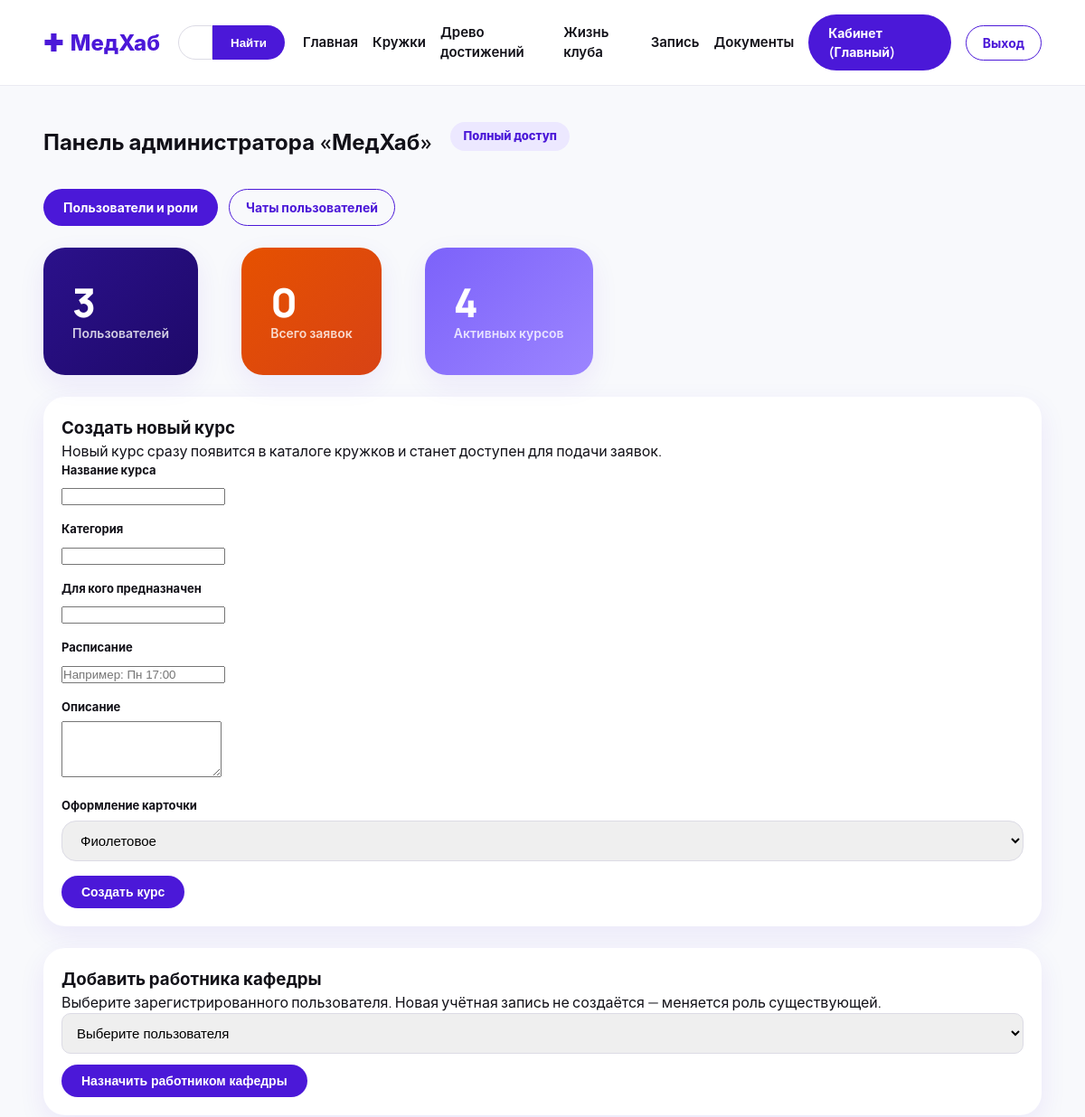
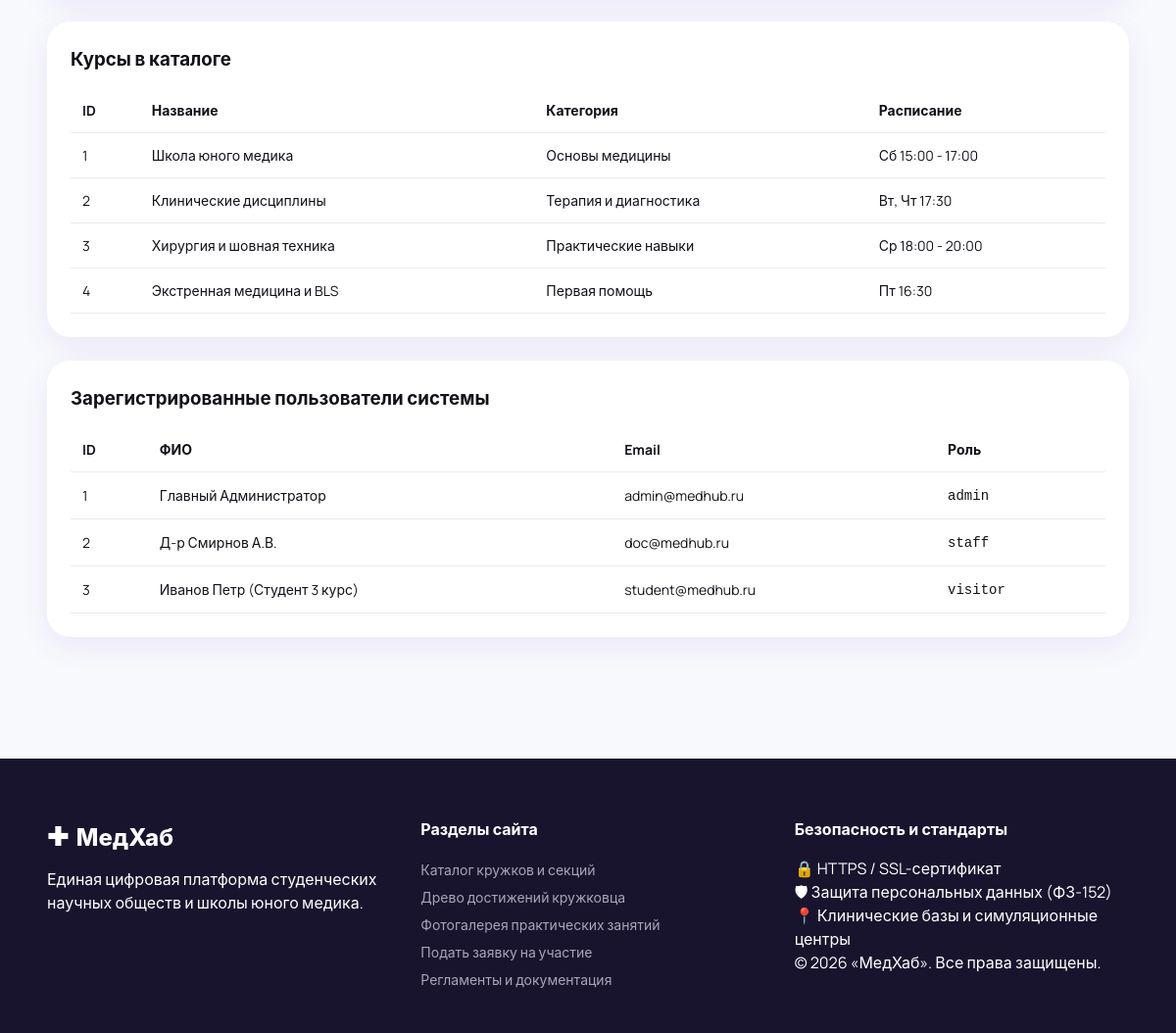
The app's page /dashboard/admin (signed in) with its own data (2 pictures, top to bottom).
### app.py (models this page shows)
class User(UserMixin, db.Model):
    id = db.Column(db.Integer, primary_key=True)
    email = db.Column(db.String(120), unique=True, nullable=False)
    password_hash = db.Column(db.String(255), nullable=False)
    full_name = db.Column(db.String(120), nullable=False)
    role = db.Column(db.String(20), default='student')
    created_at = db.Column(db.DateTime, default=datetime.utcnow)
    applications = db.relationship('Application', back_populates='user', cascade='all, delete-orphan')
    chat_messages = db.relationship('ChatMessage', back_populates='user', cascade='all, delete-orphan')

class Course(db.Model):
    id = db.Column(db.Integer, primary_key=True)
    title = db.Column(db.String(150), nullable=False)
    category = db.Column(db.String(100), nullable=False)
    audience = db.Column(db.String(100), nullable=False)
    schedule = db.Column(db.String(150), nullable=False)
    description = db.Column(db.Text, nullable=False)
    accent_class = db.Column(db.String(50), default='card-purple')
    applications = db.relationship('Application', back_populates='course')

### app.py (the view, shortened to what this page needs)
@app.route('/dashboard/admin', methods=['GET', 'POST'])
@login_required
def dashboard_admin():
    admin_required()
    users = User.query.order_by(User.full_name).all()
    courses = Course.query.all()
    apps = Application.query.order_by(Application.created_at.desc()).all()
    staff_candidates = [u for u in users if u.role in ('visitor', 'student')]
    return render_template('dashboard_admin.html', user=current_user, users=users, courses=courses,
                           applications=apps, staff_candidates=staff_candidates)

### app.py (called while the page is built)
@login_manager.user_loader
def load_user(user_id):
    return db.session.get(User, int(user_id))

@app.before_request
def ensure_db_initialized():
    if not getattr(app, '_db_initialized', False):
        init_db()
        app._db_initialized = True

def admin_required():
    if not current_user.is_authenticated or current_user.role != 'admin':
        abort(403)

### templates/dashboard_admin.html (shortened to what this page needs)
{% extends 'base.html' %}
{% block content %}
<div class="container dashboard-container">
    <div class="dashboard-header"><h2>Панель администратора «МедХаб»</h2><span class="pill-badge">Полный доступ</span></div>
    <div style="display:flex;gap:12px;flex-wrap:wrap;margin:18px 0 24px">
        <a class="btn btn-primary-pill" href="{{ url_for('dashboard_admin') }}">Пользователи и роли</a>
        <a class="btn btn-outline-pill" href="{{ url_for('dashboard_admin_chats') }}">Чаты пользователей</a>
    </div>
    <div class="stats-row mb-4">
        <div class="bento-card card-dark"><span class="stat-number">{{ users|length }}</span><span class="stat-label">Пользователей</span></div>
        <div class="bento-card card-orange"><span class="stat-number">{{ applications|length }}</span><span class="stat-label">Всего заявок</span></div>
        <div class="bento-card card-lavender"><span class="stat-number">{{ courses|length }}</span><span class="stat-label">Активных курсов</span></div>
    </div>
    <div class="table-card" style="padding:20px;margin-bottom:24px">
        <h3>Создать новый курс</h3>
        <p>Новый курс сразу появится в каталоге кружков и станет доступен для подачи заявок.</p>
        <form method="POST" action="{{ url_for('dashboard_admin') }}" class="med-form">
            <div class="form-group"><label for="course_title">Название курса</label><input id="course_title" name="title" maxlength="150" required></div>
            <div class="form-group"><label for="course_category">Категория</label><input id="course_category" name="category" maxlength="100" required></div>
            <div class="form-group"><label for="course_audience">Для кого предназначен</label><input id="course_audience" name="audience" maxlength="100" required></div>
            <div class="form-group"><label for="course_schedule">Расписание</label><input id="course_schedule" name="schedule" maxlength="150" placeholder="Например: Пн 17:00" required></div>
            <div class="form-group"><label for="course_description">Описание</label><textarea id="course_description" name="description" rows="4" required></textarea></div>
            <div class="form-group"><label for="accent_class">Оформление карточки</label><select id="accent_class" name="accent_class"><option value="card-purple">Фиолетовое</option></select></div>
            <button type="submit" class="btn btn-primary-pill">Создать курс</button>
        </form>
    </div>
    <div class="table-card" style="padding:20px;margin-bottom:24px">
        <h3>Добавить работника кафедры</h3>
        <p>Выберите зарегистрированного пользователя. Новая учётная запись не создаётся — меняется роль существующей.</p>
        <form method="POST" action="{{ url_for('dashboard_admin') }}" class="med-form" style="display:flex;gap:12px;align-items:center;flex-wrap:wrap">
            <select name="user_id" required style="min-width:260px;padding:12px;border-radius:10px">
                <option value="">Выберите пользователя</option>
            </select>
            <button type="submit" class="btn btn-primary-pill" {% if not staff_candidates %}disabled{% endif %}>Назначить работником кафедры</button>
        </form>
    </div>
    <div class="table-card" style="margin-bottom:24px">
        <h3>Курсы в каталоге</h3>
        <table class="data-table"><thead><tr><th>ID</th><th>Название</th><th>Категория</th><th>Расписание</th></tr></thead><tbody>
        {% for course in courses %}<tr><td>{{ course.id }}</td><td>{{ course.title }}</td><td>{{ course.category }}</td><td>{{ course.schedule }}</td></tr>{% else %}<tr><td colspan="4">Курсов пока нет.</td></tr>{% endfor %}
        </tbody></table>
    </div>
    <div class="table-card" style="margin-bottom:24px">
        <h3>Зарегистрированные пользователи системы</h3>
        <table class="data-table"><thead><tr><th>ID</th><th>ФИО</th><th>Email</th><th>Роль</th></tr></thead><tbody>
        {% for u in users %}<tr><td>{{ u.id }}</td><td>{{ u.full_name }}</td><td>{{ u.email }}</td><td><code>{{ u.role }}</code></td></tr>{% endfor %}
        </tbody></table>
    </div>
</div>
{% endblock %}

### templates/base.html (shortened to what this page needs)
<!DOCTYPE html>
<html lang="ru">
<head>
    <link rel="stylesheet" href="{{ url_for('static', filename='css/style.css') }}">
</head>
<body>
    <header class="site-header">
        <div class="container header-container">
            <a href="{{ url_for('index') }}" class="logo">
                <span class="logo-icon">✚</span>
                <span class="logo-text">МедХаб</span>
            </a>
            <form action="{{ url_for('directions') }}" method="GET" class="header-search">
                <input type="text" name="search" placeholder="Поиск кружка" value="{{ search_query or '' }}">
                <button type="submit">Найти</button>
            </form>
            <nav class="header-nav">
                <a href="{{ url_for('index') }}" class="nav-link">Главная</a>
                <a href="{{ url_for('directions') }}" class="nav-link">Кружки</a>
                <a href="{{ url_for('gamification') }}" class="nav-link">Древо достижений</a>
                <a href="{{ url_for('gallery') }}" class="nav-link">Жизнь клуба</a>
                <a href="{{ url_for('apply') }}" class="nav-link">Запись</a>
                <a href="{{ url_for('docs') }}" class="nav-link">Документы</a>
                {% if current_user.is_authenticated %}
                    <a href="{{ url_for('dashboard') }}" class="btn btn-primary-pill">
                        Кабинет ({{ current_user.full_name.split()[0] }})
                    </a>
                    <a href="{{ url_for('logout') }}" class="btn btn-outline-pill">Выход</a>
                {% else %}
                    <a href="{{ url_for('login') }}" class="btn btn-outline-pill">Вход в ЛК</a>
                    <a href="{{ url_for('register') }}" class="btn btn-primary-pill">Регистрация</a>
                {% endif %}
            </nav>
        </div>
    </header>
    <main>
        {% block content %}{% endblock %}
    </main>
    <footer class="site-footer">
        <div class="container footer-container">
            <div class="footer-col">
                <div class="logo white-logo">
                    <span class="logo-icon">✚</span>
                    <span class="logo-text">МедХаб</span>
                </div>
                <p>Единая цифровая платформа студенческих научных обществ и школы юного медика.</p>
            </div>
            <div class="footer-col">
                <h4>Разделы сайта</h4>
                <ul>
                    <li><a href="{{ url_for('directions') }}">Каталог кружков и секций</a></li>
                    <li><a href="{{ url_for('gamification') }}">Древо достижений кружковца</a></li>
                    <li><a href="{{ url_for('gallery') }}">Фотогалерея практических занятий</a></li>
                    <li><a href="{{ url_for('apply') }}">Подать заявку на участие</a></li>
                    <li><a href="{{ url_for('docs') }}">Регламенты и документация</a></li>
                </ul>
            </div>
            <div class="footer-col">
                <h4>Безопасность и стандарты</h4>
                <p>🔒 HTTPS / SSL-сертификат</p>
                <p>🛡 Защита персональных данных (ФЗ-152)</p>
                <p>📍 Клинические базы и симуляционные центры</p>
                <p>© 2026 «МедХаб». Все права защищены.</p>
            </div>
        </div>
    </footer>
</body>
</html>

### records on screen
User: full_name "Главный", id "1", full_name "Главный Администратор", email "admin@medhub.ru", role "admin"
Course: id "1", title "Школа юного медика", category "Основы медицины", schedule "Сб 15:00 - 17:00"
Course: id "2", title "Клинические дисциплины", category "Терапия и диагностика", schedule "Вт, Чт 17:30"
Course: id "3", title "Хирургия и шовная техника", category "Практические навыки", schedule "Ср 18:00 - 20:00"
Course: id "4", title "Экстренная медицина и BLS", category "Первая помощь", schedule "Пт 16:30"
User: id "2", full_name "Д-р Смирнов А.В.", email "doc@medhub.ru", role "staff"
User: id "3", full_name "Иванов Петр (Студент 3 курс)", email "student@medhub.ru", role "visitor"

### other values on screen
{{ users|length }} "3"
{{ applications|length }} "0"
{{ courses|length }} "4"
